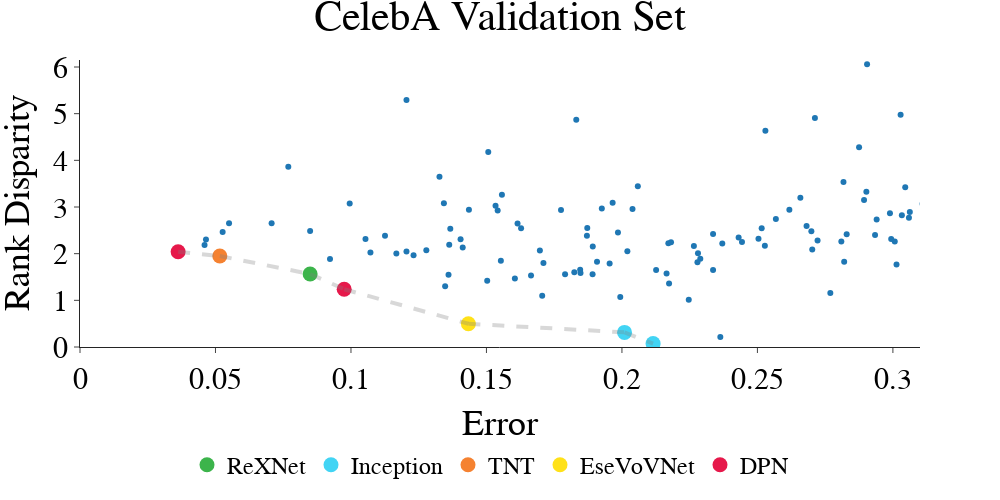

This figure's notebook cell:
### Code cell
import plotly
df = merge(acc_df, rank_df)
df = df[df['epoch'] == 99]
df = df.rename(columns={'Accuracy':'Error'})
df = df.dropna()
df = df[df['Error']<1-1/(7636*2)]
df.loc[:,'model'] = df['index'].apply(lambda x: get_name_details(x)[1])
df = df.sort_values(by=['model'])


fig = px.scatter(df, x='Error', 
                 y='Disparity', 
                 template="simple_white", 
                 width=1000, height= 500
            )

fig.update_layout(
    yaxis_title="Rank Disparity",
    yaxis_range=[0,6.15],
    xaxis_range=[0,.31],
    title={
            'text' : "CelebA Validation Set",
            'x':0.5,
            'xanchor': 'center'
        },
    font=dict(
        family="Times New Roman",
        size=30,
        color="Black"
    )
)
fig.add_shape(type='line',
                x0=0,y0=0,x1=1,y1=0,
                line=dict(color='Red',),
                xref='x',yref='y'
)
p = np.array(preparePareto(df[['Error','Disparity']], False, False).dropna())
for x, y in zip(p[:-1], p[1:]):
    fig.add_shape(type='line',
                x0=x[0],y0=x[1],x1=y[0],y1=y[1],
                line=dict(color='gray',width=4),line_dash='dash',
                xref='x',yref='y')
    

fig.update_layout(legend=dict(
    orientation="h",
    yanchor="bottom",
    y=-.49,
    xanchor="right",
    x=.85,
    font=dict(
        family="Times New Roman",
        size=24,
        color="Black"
    )
    )
)

pareto_df = pd.merge(df, pd.DataFrame(p), right_on=[0,1], left_on=["Error","Disparity"])
for model in set(pareto_df['model']):
    # match model name to color
    i = [x.lower()[:3] for x in plotted_models].index(model.lower()[:3])
    name = plotted_models[i]
    color = colors[i]
    fig.add_trace(go.Scatter(
        x=pareto_df[pareto_df['model'] == model]['Error'],
        y=pareto_df[pareto_df['model'] == model]['Disparity'],
        mode='markers',
        name = name,
        marker = dict(color=color,size=15),
    ))

fig.show()
plotly.io.write_image(fig, 'RQ1_main.pdf', format='pdf')

### Figure 1 — Plotly figure (JSON) as saved in the notebook; plotly's stock layout.template omitted (floating-point values rounded to 4 significant figures; data arrays with more than 128 entries replaced by an {"elided": "..."} marker saying what was removed)
{"data": [{"hovertemplate": "Error=%{x}<br>Disparity=%{y}<extra></extra>", "legendgroup": "", "marker": {"color": "#1F77B4", "symbol": "circle"}, "mode": "markers", "name": "", "orientation": "v", "showlegend": false, "type": "scatter", "x": {"elided": "283 float values"}, "xaxis": "x", "y": {"elided": "283 float values"}, "yaxis": "y"}, {"marker": {"color": "#3cb44b", "size": 15}, "mode": "markers", "name": "ReXNet", "type": "scatter", "x": [0.08493], "y": [1.564]}, {"marker": {"color": "#42d4f4", "size": 15}, "mode": "markers", "name": "Inception", "type": "scatter", "x": [0.2115, 0.201], "y": [0.07242, 0.3134]}, {"marker": {"color": "#f58231", "size": 15}, "mode": "markers", "name": "TNT", "type": "scatter", "x": [0.0516], "y": [1.949]}, {"marker": {"color": "#ffe119", "size": 15}, "mode": "markers", "name": "EseVoVNet", "type": "scatter", "x": [0.1433], "y": [0.499]}, {"marker": {"color": "#e6194B", "size": 15}, "mode": "markers", "name": "DPN", "type": "scatter", "x": [0.0975, 0.03621], "y": [1.238, 2.042]}], "layout": {"font": {"color": "Black", "family": "Times New Roman", "size": 30}, "height": 500, "legend": {"font": {"color": "Black", "family": "Times New Roman", "size": 24}, "orientation": "h", "tracegroupgap": 0, "x": 0.85, "xanchor": "right", "y": -0.49, "yanchor": "bottom"}, "margin": {"t": 60}, "shapes": [{"line": {"color": "Red"}, "type": "line", "x0": 0, "x1": 1, "xref": "x", "y0": 0, "y1": 0, "yref": "y"}, {"line": {"color": "gray", "dash": "dash", "width": 4}, "type": "line", "x0": 0.03621, "x1": 0.0516, "xref": "x", "y0": 2.042, "y1": 1.949, "yref": "y"}, {"line": {"color": "gray", "dash": "dash", "width": 4}, "type": "line", "x0": 0.0516, "x1": 0.08493, "xref": "x", "y0": 1.949, "y1": 1.564, "yref": "y"}, {"line": {"color": "gray", "dash": "dash", "width": 4}, "type": "line", "x0": 0.08493, "x1": 0.0975, "xref": "x", "y0": 1.564, "y1": 1.238, "yref": "y"}, {"line": {"color": "gray", "dash": "dash", "width": 4}, "type": "line", "x0": 0.0975, "x1": 0.1433, "xref": "x", "y0": 1.238, "y1": 0.499, "yref": "y"}, {"line": {"color": "gray", "dash": "dash", "width": 4}, "type": "line", "x0": 0.1433, "x1": 0.201, "xref": "x", "y0": 0.499, "y1": 0.3134, "yref": "y"}, {"line": {"color": "gray", "dash": "dash", "width": 4}, "type": "line", "x0": 0.201, "x1": 0.2115, "xref": "x", "y0": 0.3134, "y1": 0.07242, "yref": "y"}], "title": {"text": "CelebA Validation Set", "x": 0.5, "xanchor": "center"}, "width": 1000, "xaxis": {"anchor": "y", "domain": [0, 1], "range": [0, 0.31], "title": {"text": "Error"}, "type": "linear"}, "yaxis": {"anchor": "x", "domain": [0, 1], "range": [0, 6.15], "title": {"text": "Rank Disparity"}, "type": "linear"}}}
